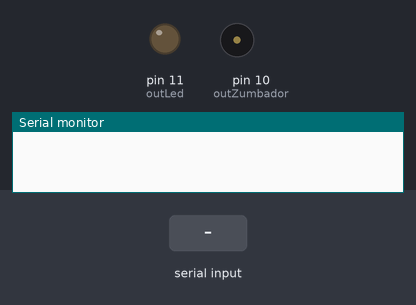
Bench run of a sketch on a simulated Arduino Uno, built with avr-gcc and run on an emulated ATmega328P. On the bench: output pins drawn as LEDs (lit = HIGH), buzzer (waves = sounding), the last lines printed to the serial monitor. The inputs (shaded band) are chosen by the test bench.

Above: at 1.2 s.
1.3 s: "out1 1\n" received over Serial
At 2.5 s:
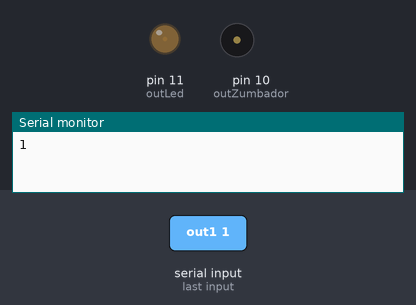
2.8 s: "out1 150\n" received over Serial
At 3.8 s:
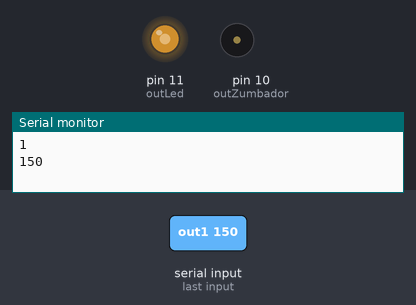
4.3 s: "out2 45\n" received over Serial
At 4.9 s:
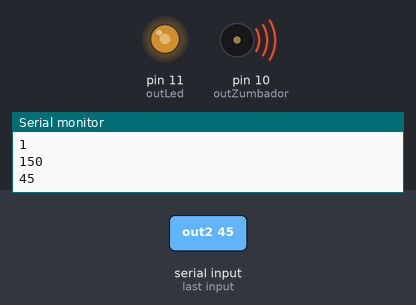
5.8 s: "out1 45\n" received over Serial
At 6.1 s:
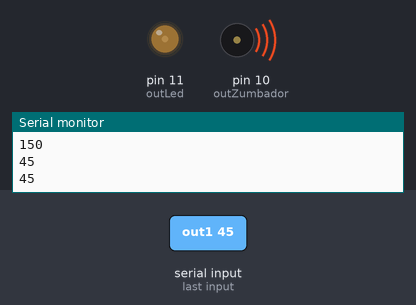
Timing chart, 0 to 8.3 s (numbered marks = the images above; inputs shaded):
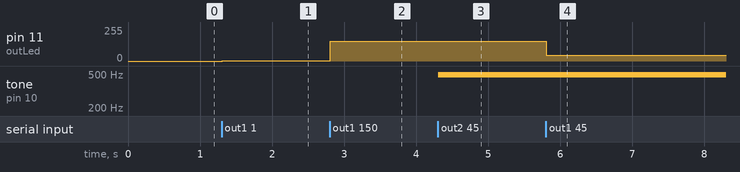

Measured:
- after the input at 1.3 s, pin 11 (outLed): 0/255 → 1/255 at once
- after the input at 2.8 s, pin 11 (outLed): 1/255 → 150/255 at once
- after the input at 4.3 s, tone on pin 10 (outZumbador): silent → 490 Hz at once
- after the input at 5.8 s, pin 11 (outLed): 150/255 → 45/255 at once

The sketch:

serial_out_two.ino
```cpp
int pushButton = 2;
const int outLed = 11;
const int outZumbador = 10;
void setup() {
  Serial.begin(9600);
  pinMode(pushButton, INPUT);
}
int separador;
int largo;
int valor;
void loop() {
  if(Serial.available()) {
    String mensaje =  Serial.readStringUntil('\n');
    mensaje.trim();
    // { 'i' , 'n',  't', '1', ' ', '1', '2' ,'3', '\n'}
    //    0  ,  1 ,   2 ,  3 ,  4 ,  5 ,  6  , 7 ,  8
    if (mensaje.startsWith("out1")) {
      separador = mensaje.indexOf(' ');

      if (separador < 0 ) {
        // No existe el espacio
        return ;
      }

      largo = mensaje.length();
      String numero = mensaje.substring(separador + 1 ,largo);
      Serial.println(numero);
      valor = numero.toInt();
      analogWrite(outLed, valor);
    } else if (mensaje.startsWith("out2")) {
      separador = mensaje.indexOf(' ');

      if (separador < 0 ) {
        // No existe el espacio
        return ;
      }

      largo = mensaje.length();
      String numero = mensaje.substring(separador + 1 ,largo);
      Serial.println(numero);
      valor = numero.toInt();
      analogWrite(outZumbador, valor);
    } else {
      // No soportado
    }


  }
}
```
